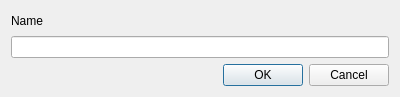
<?xml version="1.0" encoding="UTF-8"?>
<ui version="4.0">
 <class>ProjectDialog</class>
 <widget class="QDialog" name="ProjectDialog">
  <property name="geometry">
   <rect>
    <x>0</x>
    <y>0</y>
    <width>400</width>
    <height>97</height>
   </rect>
  </property>
  <property name="windowTitle">
   <string>Project</string>
  </property>
  <layout class="QVBoxLayout" name="verticalLayout_2">
   <item>
    <widget class="QLabel" name="label">
     <property name="text">
      <string>Name</string>
     </property>
    </widget>
   </item>
   <item>
    <widget class="QLineEdit" name="imageName">
     <property name="maxLength">
      <number>256</number>
     </property>
    </widget>
   </item>
   <item>
    <widget class="QDialogButtonBox" name="buttonBox">
     <property name="orientation">
      <enum>Qt::Horizontal</enum>
     </property>
     <property name="standardButtons">
      <set>QDialogButtonBox::Cancel|QDialogButtonBox::Ok</set>
     </property>
    </widget>
   </item>
  </layout>
 </widget>
 <resources/>
 <connections>
  <connection>
   <sender>buttonBox</sender>
   <signal>accepted()</signal>
   <receiver>ProjectDialog</receiver>
   <slot>accept()</slot>
   <hints>
    <hint type="sourcelabel">
     <x>248</x>
     <y>254</y>
    </hint>
    <hint type="destinationlabel">
     <x>157</x>
     <y>274</y>
    </hint>
   </hints>
  </connection>
  <connection>
   <sender>buttonBox</sender>
   <signal>rejected()</signal>
   <receiver>ProjectDialog</receiver>
   <slot>reject()</slot>
   <hints>
    <hint type="sourcelabel">
     <x>316</x>
     <y>260</y>
    </hint>
    <hint type="destinationlabel">
     <x>286</x>
     <y>274</y>
    </hint>
   </hints>
  </connection>
 </connections>
</ui>
